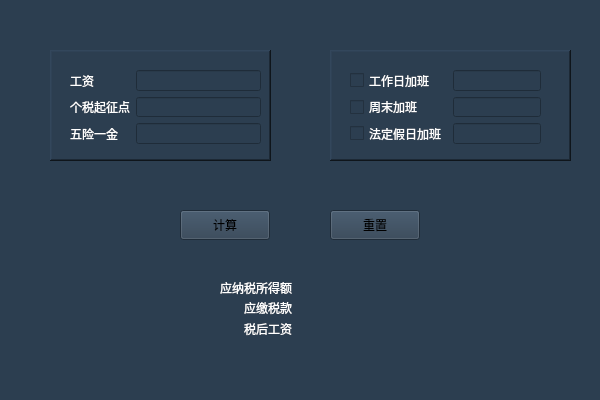
<?xml version="1.0" encoding="UTF-8"?>
<ui version="4.0">
 <class>Form</class>
 <widget class="QWidget" name="Form">
  <property name="geometry">
   <rect>
    <x>0</x>
    <y>0</y>
    <width>600</width>
    <height>400</height>
   </rect>
  </property>
  <property name="minimumSize">
   <size>
    <width>600</width>
    <height>400</height>
   </size>
  </property>
  <property name="maximumSize">
   <size>
    <width>600</width>
    <height>400</height>
   </size>
  </property>
  <property name="baseSize">
   <size>
    <width>90</width>
    <height>30</height>
   </size>
  </property>
  <property name="windowTitle">
   <string>个税计算器</string>
  </property>
  <property name="styleSheet">
   <string notr="true">background-color: rgb(44, 62, 80);</string>
  </property>
  <widget class="QFrame" name="frame">
   <property name="geometry">
    <rect>
     <x>50</x>
     <y>50</y>
     <width>221</width>
     <height>111</height>
    </rect>
   </property>
   <property name="frameShape">
    <enum>QFrame::WinPanel</enum>
   </property>
   <property name="frameShadow">
    <enum>QFrame::Raised</enum>
   </property>
   <widget class="QWidget" name="formLayoutWidget">
    <property name="geometry">
     <rect>
      <x>20</x>
      <y>20</y>
      <width>191</width>
      <height>74</height>
     </rect>
    </property>
    <layout class="QFormLayout" name="formLayout">
     <property name="fieldGrowthPolicy">
      <enum>QFormLayout::AllNonFixedFieldsGrow</enum>
     </property>
     <item row="0" column="0">
      <widget class="QLabel" name="label">
       <property name="styleSheet">
        <string notr="true">color: rgb(255, 255, 255);</string>
       </property>
       <property name="text">
        <string>工资</string>
       </property>
      </widget>
     </item>
     <item row="1" column="0">
      <widget class="QLabel" name="label_2">
       <property name="styleSheet">
        <string notr="true">color: rgb(255, 255, 255);</string>
       </property>
       <property name="text">
        <string>个税起征点</string>
       </property>
      </widget>
     </item>
     <item row="1" column="1">
      <widget class="QLineEdit" name="start_line">
       <property name="styleSheet">
        <string notr="true">color: rgb(255, 255, 255);</string>
       </property>
       <property name="frame">
        <bool>true</bool>
       </property>
      </widget>
     </item>
     <item row="2" column="0">
      <widget class="QLabel" name="label_3">
       <property name="styleSheet">
        <string notr="true">color: rgb(255, 255, 255);</string>
       </property>
       <property name="text">
        <string>五险一金</string>
       </property>
      </widget>
     </item>
     <item row="2" column="1">
      <widget class="QLineEdit" name="insure_fund">
       <property name="styleSheet">
        <string notr="true">color: rgb(255, 255, 255);</string>
       </property>
       <property name="frame">
        <bool>true</bool>
       </property>
      </widget>
     </item>
     <item row="0" column="1">
      <widget class="QLineEdit" name="salary">
       <property name="styleSheet">
        <string notr="true">color: rgb(255, 255, 255);</string>
       </property>
       <property name="text">
        <string/>
       </property>
       <property name="frame">
        <bool>true</bool>
       </property>
      </widget>
     </item>
    </layout>
   </widget>
  </widget>
  <widget class="QPushButton" name="calc_btn">
   <property name="geometry">
    <rect>
     <x>180</x>
     <y>210</y>
     <width>90</width>
     <height>30</height>
    </rect>
   </property>
   <property name="styleSheet">
    <string notr="true">QPushButton{background-color:#16A085;color:#ffffff;}
QPushButton:hover{background-color:#333333;}&quot;)
   </string>
   </property>
   <property name="text">
    <string>计算</string>
   </property>
  </widget>
  <widget class="QFrame" name="frame_2">
   <property name="geometry">
    <rect>
     <x>330</x>
     <y>50</y>
     <width>241</width>
     <height>111</height>
    </rect>
   </property>
   <property name="frameShape">
    <enum>QFrame::WinPanel</enum>
   </property>
   <property name="frameShadow">
    <enum>QFrame::Raised</enum>
   </property>
   <widget class="QWidget" name="formLayoutWidget_2">
    <property name="geometry">
     <rect>
      <x>20</x>
      <y>20</y>
      <width>191</width>
      <height>74</height>
     </rect>
    </property>
    <property name="styleSheet">
     <string>QLineEdit{color: rgb(255, 255, 255);
background-color: rgb(44, 62, 80);}
QLineEdit:hover{background-color: rgb(44, 62, 80);}</string>
    </property>
    <layout class="QFormLayout" name="formLayout_2">
     <property name="fieldGrowthPolicy">
      <enum>QFormLayout::AllNonFixedFieldsGrow</enum>
     </property>
     <item row="1" column="0">
      <widget class="QCheckBox" name="weekend_check">
       <property name="styleSheet">
        <string notr="true">color: rgb(255, 255, 255);</string>
       </property>
       <property name="text">
        <string>周末加班</string>
       </property>
      </widget>
     </item>
     <item row="0" column="0">
      <widget class="QCheckBox" name="workday_check">
       <property name="styleSheet">
        <string notr="true">color: rgb(255, 255, 255);</string>
       </property>
       <property name="text">
        <string>工作日加班</string>
       </property>
      </widget>
     </item>
     <item row="2" column="0">
      <widget class="QCheckBox" name="statutory_check">
       <property name="styleSheet">
        <string notr="true">color: rgb(255, 255, 255);</string>
       </property>
       <property name="text">
        <string>法定假日加班</string>
       </property>
      </widget>
     </item>
     <item row="0" column="1">
      <widget class="QLineEdit" name="workday_overtime">
       <property name="enabled">
        <bool>false</bool>
       </property>
       <property name="styleSheet">
        <string notr="true">color: rgb(255, 255, 255);</string>
       </property>
       <property name="frame">
        <bool>true</bool>
       </property>
      </widget>
     </item>
     <item row="1" column="1">
      <widget class="QLineEdit" name="weekend_overtime">
       <property name="enabled">
        <bool>false</bool>
       </property>
       <property name="styleSheet">
        <string notr="true">color: rgb(255, 255, 255);</string>
       </property>
       <property name="frame">
        <bool>true</bool>
       </property>
      </widget>
     </item>
     <item row="2" column="1">
      <widget class="QLineEdit" name="statutory_overtime">
       <property name="enabled">
        <bool>false</bool>
       </property>
       <property name="styleSheet">
        <string notr="true">color: rgb(255, 255, 255);</string>
       </property>
       <property name="frame">
        <bool>true</bool>
       </property>
      </widget>
     </item>
    </layout>
   </widget>
  </widget>
  <widget class="QWidget" name="formLayoutWidget_3">
   <property name="geometry">
    <rect>
     <x>220</x>
     <y>280</y>
     <width>191</width>
     <height>56</height>
    </rect>
   </property>
   <layout class="QFormLayout" name="formLayout_3">
    <property name="fieldGrowthPolicy">
     <enum>QFormLayout::AllNonFixedFieldsGrow</enum>
    </property>
    <property name="labelAlignment">
     <set>Qt::AlignRight|Qt::AlignTrailing|Qt::AlignVCenter</set>
    </property>
    <item row="0" column="0">
     <widget class="QLabel" name="label_4">
      <property name="styleSheet">
       <string notr="true">color: rgb(255, 255, 255);</string>
      </property>
      <property name="text">
       <string>应纳税所得额</string>
      </property>
     </widget>
    </item>
    <item row="2" column="0">
     <widget class="QLabel" name="label_6">
      <property name="layoutDirection">
       <enum>Qt::RightToLeft</enum>
      </property>
      <property name="styleSheet">
       <string notr="true">color: rgb(255, 255, 255);</string>
      </property>
      <property name="text">
       <string>税后工资</string>
      </property>
      <property name="alignment">
       <set>Qt::AlignJustify|Qt::AlignVCenter</set>
      </property>
     </widget>
    </item>
    <item row="0" column="1">
     <widget class="QLabel" name="taxable_wages">
      <property name="styleSheet">
       <string notr="true">color: rgb(255, 255, 255);</string>
      </property>
      <property name="text">
       <string/>
      </property>
     </widget>
    </item>
    <item row="1" column="1">
     <widget class="QLabel" name="taxation">
      <property name="styleSheet">
       <string notr="true">color: rgb(255, 255, 255);</string>
      </property>
      <property name="text">
       <string/>
      </property>
     </widget>
    </item>
    <item row="2" column="1">
     <widget class="QLabel" name="net_pay">
      <property name="styleSheet">
       <string notr="true">color: rgb(255, 255, 255);</string>
      </property>
      <property name="text">
       <string/>
      </property>
     </widget>
    </item>
    <item row="1" column="0">
     <widget class="QLabel" name="label_5">
      <property name="layoutDirection">
       <enum>Qt::LeftToRight</enum>
      </property>
      <property name="styleSheet">
       <string notr="true">color: rgb(255, 255, 255);</string>
      </property>
      <property name="text">
       <string>应缴税款</string>
      </property>
      <property name="alignment">
       <set>Qt::AlignRight|Qt::AlignTrailing|Qt::AlignVCenter</set>
      </property>
     </widget>
    </item>
   </layout>
  </widget>
  <widget class="QPushButton" name="reset_btn">
   <property name="geometry">
    <rect>
     <x>330</x>
     <y>210</y>
     <width>90</width>
     <height>30</height>
    </rect>
   </property>
   <property name="styleSheet">
    <string notr="true">QPushButton{background-color:#D35400;color:#ffffff;}
QPushButton:hover{background-color:#333333;}&quot;)
   </string>
   </property>
   <property name="text">
    <string>重置</string>
   </property>
  </widget>
 </widget>
 <resources/>
 <connections/>
</ui>
